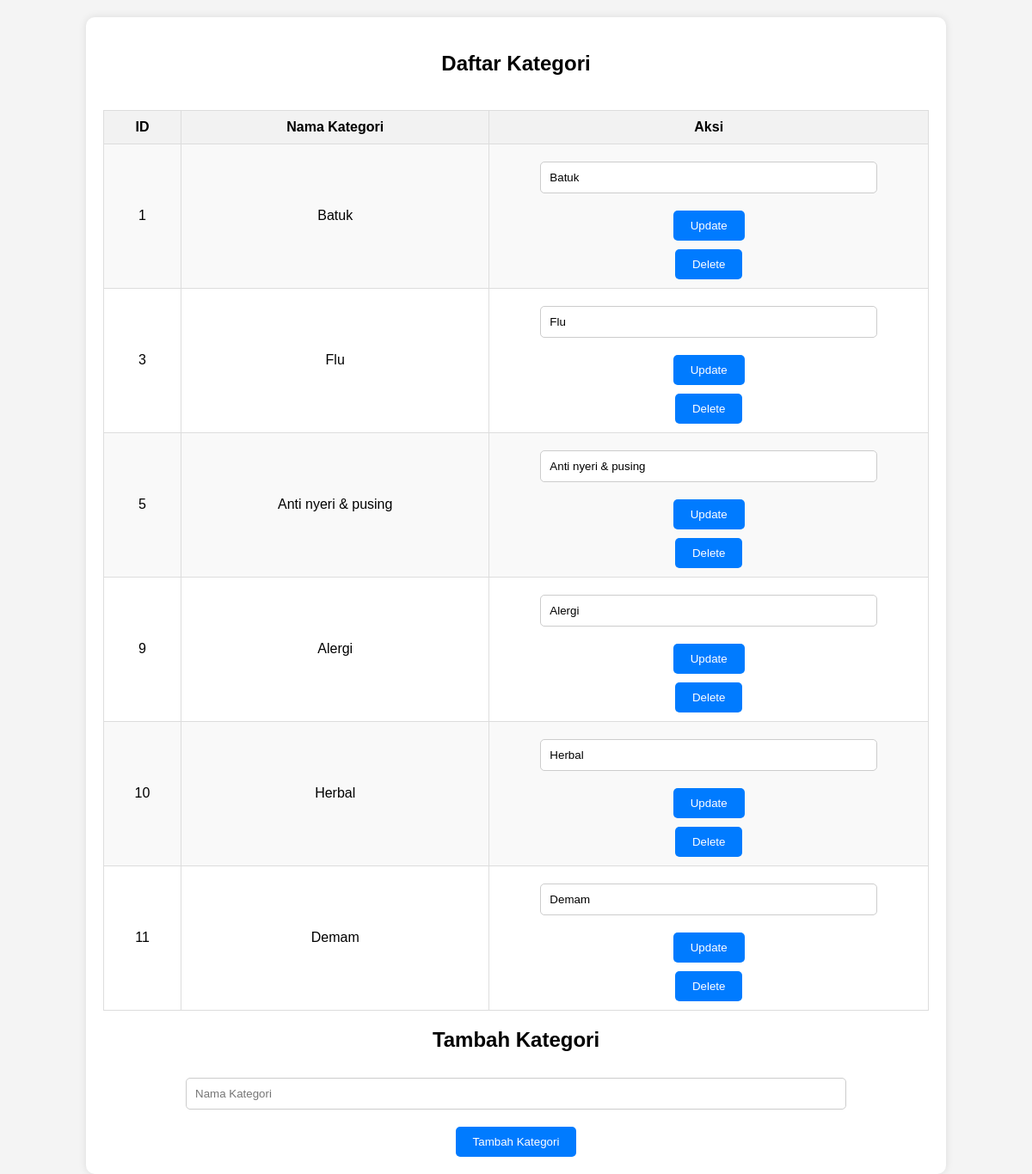
/kategori/datakategori.php, run on an earlier commit of the app's database.
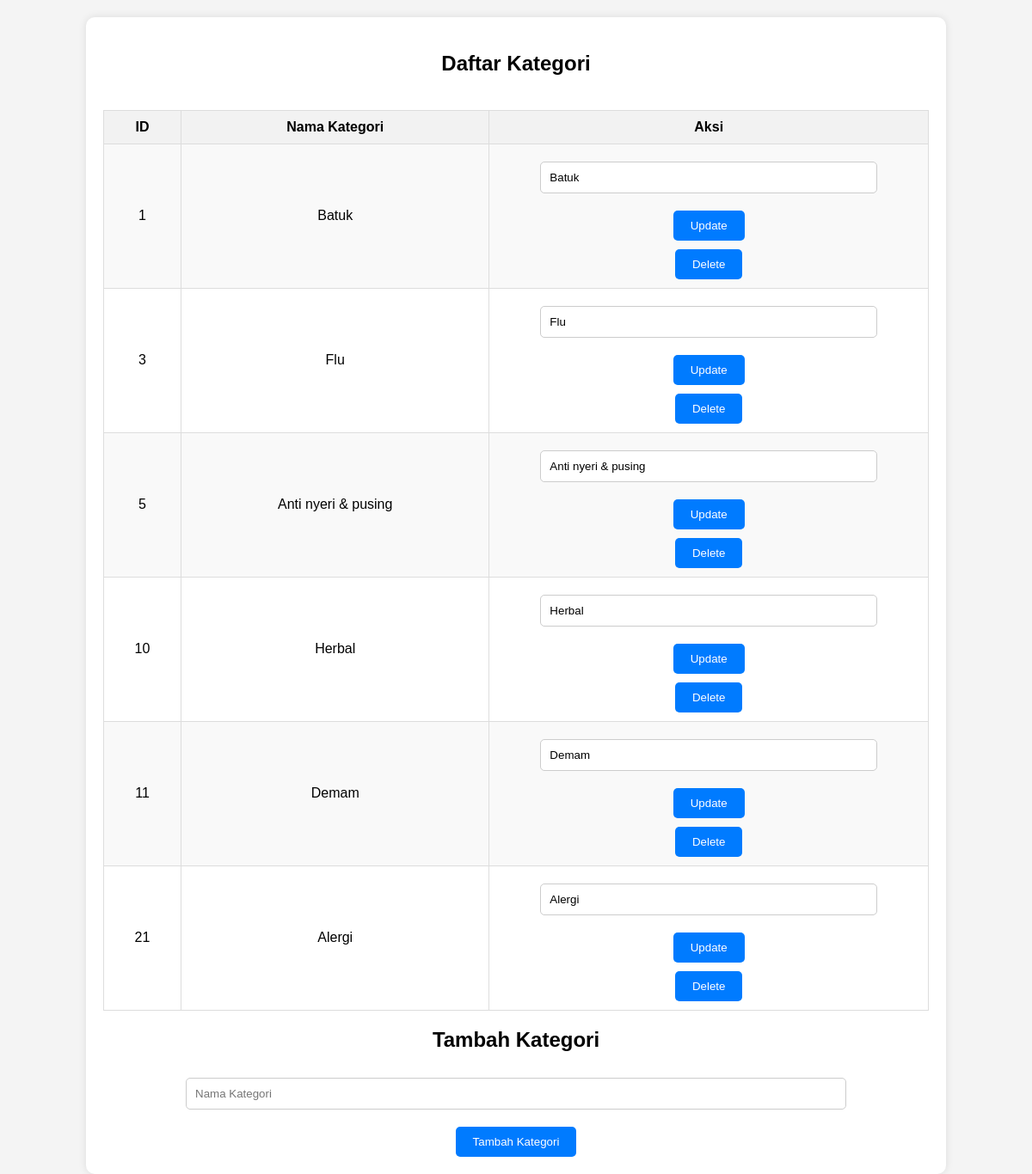
And on a later commit of the database.
### tables this page shows
CREATE TABLE `kategori` (
  `id_kat` int(11) NOT NULL,
  `nama_kat` varchar(1000) NOT NULL
);

### kategori/datakategori.php (the view, shortened to what this page needs)
<?php
$koneksi = mysqli_connect("localhost", "username", "password", "kesehatan");
$sql_read = "SELECT * FROM kategori";
$result = mysqli_query($koneksi, $sql_read);
?>
<!DOCTYPE html>
<html lang="en">
<head>
</head>
<body>
    <div class="container">
        <h2>Daftar Kategori</h2>
        <table>
            <tbody>
            <table border="1">
        <tr>
            <th>ID</th>
            <th>Nama Kategori</th>
            <th>Aksi</th>
        </tr>
        <?php while($row = mysqli_fetch_assoc($result)): ?>
            <tr>
                <td><?php echo $row['id_kat']; ?></td>
                <td><?php echo $row['nama_kat']; ?></td>
                <td>
                    <form method="post">
                        <input type="text" name="nama_kategori" value="<?php echo $row['nama_kat']; ?>">
                        <button type="submit" name="update">Update</button>
                        <button type="submit" name="delete">Delete</button>
                    </form>
                </td>
            </tr>
        <?php endwhile;?>
</table>
            </tbody>
        </table>
        <h2>Tambah Kategori</h2>
        <form action="insert.php" method="POST">
            <input type="text" id="nama_kat" name="nama_kat" placeholder="Nama Kategori" required>
            <button type="submit">Tambah Kategori</button>
        </form>
    </div>
</body>
</html>

What changed in the data, as far as the page shows it:
removed kategori: id_kat "9", nama_kat "Alergi", nama_kategori "Alergi"
added kategori: id_kat "21", nama_kat "Alergi", nama_kategori "Alergi"
